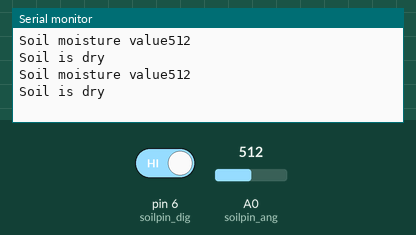
This sketch was run on a simulated Arduino Uno, built with avr-gcc and run on an emulated ATmega328P. Parts: the last lines printed to the serial monitor. The test bench sets the inputs (shaded band); at power-on: pin 6 (soilpin_dig) HIGH, A0 (soilpin_ang) = 512.

Above: at 1.8 s.
1.9 s: pin 6 (soilpin_dig) driven LOW
At 2.8 s:
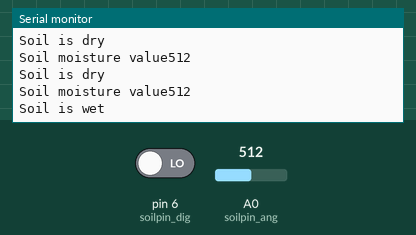
4.5 s: A0 (soilpin_ang) set to 716
At 5.7 s:
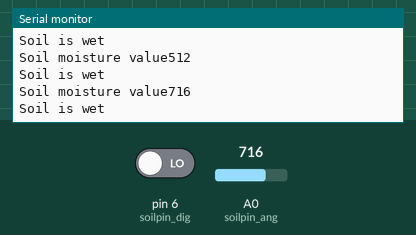
6.0 s: A0 (soilpin_ang) set to 900
At 6.5 s:
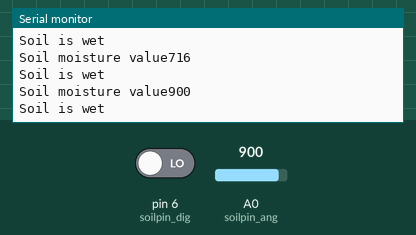
Timing chart, 0 to 9.0 s (numbered marks = the images above; inputs shaded):
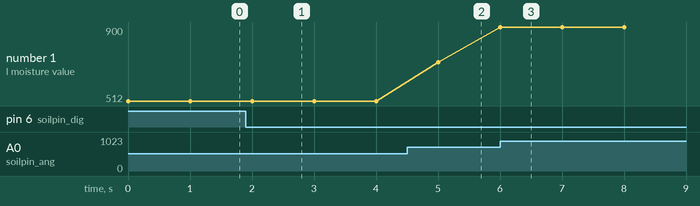

The sketch:

Soilmoisture.ino
```cpp
#define soilpin_ang A0
#define soilpin_dig 6

void setup() {
  // put your setup code here, to run once:
  Serial.begin(9600);
  pinMode(soilpin_dig,INPUT);

}

void loop() {
  // put your main code here, to run repeatedly:
   int soilvalue_ang=analogRead(soilpin_ang);
   int soilvalue_dig=digitalRead(soilpin_dig);
  Serial.print("Soil moisture value");
  Serial.println(soilvalue_ang);
  if(soilvalue_dig==LOW)
  {
    Serial.println("Soil is wet");
  }
  else
  {
    Serial.println("Soil is dry");
  }
  delay(1000);

}
```

Measured:
- after the input at 1.9 s, the serial monitor: prints a new line after 0.13 s (image 1)
- after the input at 4.5 s, the serial monitor: prints a new line after 0.50 s (image 2)
- after the input at 6.0 s, the serial monitor: prints a new line at once (image 3)
- plotted number 1: 512 → 716 after the input at 4.5 s, 716 → 900 after the input at 6.0 s
